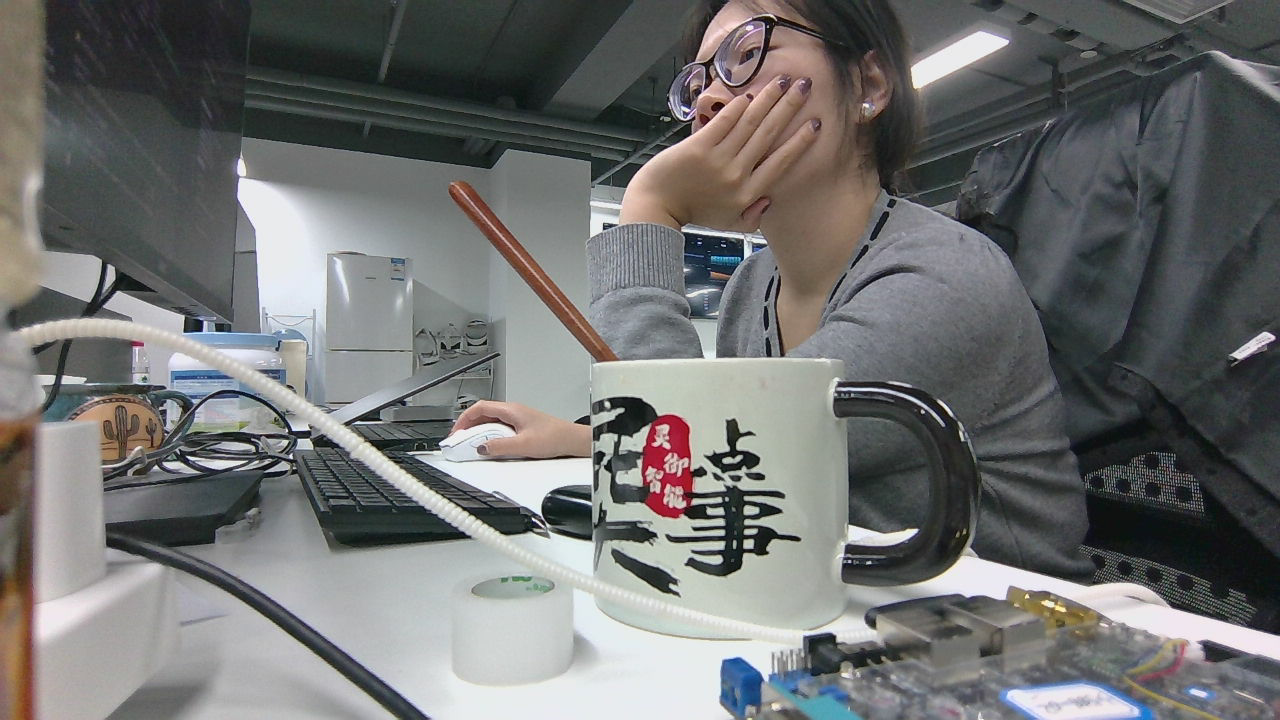
#> input picture captured_images/capture_0001_20251121_172804_802.png, 1280 x 720 px
$ python undistort_demo.py --image ../captured_images/capture_0001_20251121_172804_802.png
#> lines starting #> are read from the running program, lines starting #| are printed output that depends on the picture; after the words box and inside, x2 and y2 are one past the last pixel; in counts of white or black regions, pixels touching at a corner belong together
### src/utils.py
import cv2
import numpy as np


# 统一的 blob 检测参数集中配置，所有检测流程共享
# 这些参数已经过优化，适应不同光照和透视条件
BLOB_DETECTOR_PARAMS = {
    "minArea": 200,           # 降低最小面积，适应透视畸变下的小圆点
    "maxArea": 3000,        # 增大最大面积，适应透视畸变下的大圆点（之前60太小了！）
    "minCircularity": 0.4,  # 进一步降低圆度要求，适应椭圆变形
    "maxCircularity": 1.0,
    "minInertiaRatio": 0.4, # 进一步降低惯性比，适应严重变形
    "filterByConvexity": False,
    "minThreshold": 1,       # 降低起始阈值，提高检测敏感度
    "maxThreshold": 250,     # 提高最大阈值，适应不同光照
    "thresholdStep": 5,      # 减小步长，提高检测精度
}

# [227 lines left out: functions build_blob_detector, draw_axes, rvec_to_euler_xyz, rvec_to_camera_tilt, normalize_angles, rvec_to_euler_zyx and 1 more, not called in this run]

def load_camera_intrinsics(yaml_path: str = 'config/camera_info.yaml'):
    """
    从 YAML 文件加载相机内参和畸变系数。

    参数:
        yaml_path: YAML 文件路径（相对于项目根目录或绝对路径）

    返回:
        K: 内参矩阵 (3x3 numpy array)
        dist: 畸变系数 (1D numpy array)
        image_size: (width, height) 元组，如果 YAML 中有记录

    如果文件不存在或读取失败，返回 None, None, None
    """
    import yaml
    import os

    # 如果路径不是绝对路径，尝试从项目根目录查找
    if not os.path.isabs(yaml_path):
        # 尝试多个可能的路径
        possible_paths = [
            yaml_path,  # 当前目录
            os.path.join(os.path.dirname(os.path.dirname(__file__)), yaml_path),  # 项目根目录
        ]
        for path in possible_paths:
            if os.path.exists(path):
                yaml_path = path
                break
        else:
            print(f"[WARN] 未找到相机内参文件: {yaml_path}")
            return None, None, None

    try:
        with open(yaml_path, 'r') as f:
            data = yaml.safe_load(f)

        # 提取内参矩阵
        if 'camera_matrix' not in data:
            print(f"[ERROR] YAML 文件中缺少 'camera_matrix' 字段")
            return None, None, None

        cam_matrix = data['camera_matrix']
        if 'data' in cam_matrix:
            K_data = cam_matrix['data']
            if len(K_data) == 9:
                K = np.array(K_data, dtype=np.float64).reshape(3, 3)
            else:
                print(f"[ERROR] 内参矩阵数据长度错误: 期望9，实际{len(K_data)}")
                return None, None, None
        else:
            print(f"[ERROR] YAML 文件中 'camera_matrix' 缺少 'data' 字段")
            return None, None, None

        # 提取畸变系数
        if 'distortion_coefficients' not in data:
            print(f"[WARN] YAML 文件中缺少 'distortion_coefficients' 字段，使用零畸变")
            dist = np.zeros(5, dtype=np.float64)
        else:
            dist_coeffs = data['distortion_coefficients']
            if 'data' in dist_coeffs:
                dist = np.array(dist_coeffs['data'], dtype=np.float64)
                # 确保至少有 5 个系数（OpenCV 标准）
                if len(dist) < 5:
                    dist = np.pad(dist, (0, 5 - len(dist)), mode='constant')
                elif len(dist) > 5:
                    dist = dist[:5]  # 只取前5个
            else:
                print(f"[WARN] YAML 文件中 'distortion_coefficients' 缺少 'data' 字段，使用零畸变")
                dist = np.zeros(5, dtype=np.float64)

        # 提取图像尺寸（可选）
        image_size = None
        if 'image_width' in data and 'image_height' in data:
            image_size = (int(data['image_width']), int(data['image_height']))

        print(f"[INFO] 成功加载相机内参: {yaml_path}")
        print(f"  内参矩阵 K:\n{K}")
        print(f"  畸变系数 D: {dist}")
        if image_size:
            print(f"  图像尺寸: {image_size[0]} x {image_size[1]}")

        return K, dist, image_size

    except FileNotFoundError:
        print(f"[WARN] 相机内参文件不存在: {yaml_path}")
        return None, None, None
    except yaml.YAMLError as e:
        print(f"[ERROR] 解析 YAML 文件失败: {e}")
        return None, None, None
    except Exception as e:
        print(f"[ERROR] 加载相机内参失败: {e}")
        return None, None, None


def default_intrinsics(h, w, f_scale=1.0):
    """
    没有相机内参时的近似（只用于判断是否歪斜）：
    f ≈ max(w,h)*f_scale, cx=w/2, cy=h/2, dist=0

    注意：如果存在 camera_info.yaml 文件，应该优先使用 load_camera_intrinsics() 加载真实内参。
    """
    f = max(w, h) * f_scale
    K = np.array([[f, 0, w/2.0],
                  [0, f, h/2.0],
                  [0, 0, 1.0]], dtype=np.float64)
    dist = np.zeros(5)  # 假设无畸变
    return K, dist


def scale_camera_intrinsics(K, dist, old_size, new_size):
    """
    根据图像尺寸变化缩放相机内参。

    参数:
        K: 原始内参矩阵 (3x3)
        dist: 畸变系数（通常不需要缩放）
        old_size: (width, height) 原始图像尺寸
        new_size: (width, height) 新图像尺寸

    返回:
        K_scaled: 缩放后的内参矩阵
        dist: 畸变系数（不变）

    说明:
        内参矩阵中的 fx, fy, cx, cy 需要按比例缩放：
        - fx_new = fx_old * (w_new / w_old)
        - fy_new = fy_old * (h_new / h_old)
        - cx_new = cx_old * (w_new / w_old)
        - cy_new = cy_old * (h_new / h_old)
    """
    old_w, old_h = old_size
    new_w, new_h = new_size

    # 计算缩放比例
    scale_x = new_w / old_w
    scale_y = new_h / old_h

    # 缩放内参矩阵
    K_scaled = K.copy()
    K_scaled[0, 0] *= scale_x  # fx
    K_scaled[1, 1] *= scale_y  # fy
    K_scaled[0, 2] *= scale_x  # cx
    K_scaled[1, 2] *= scale_y  # cy

    return K_scaled, dist


# [36 lines left out: function get_camera_intrinsics, not called in this run]

### src/undistort_demo.py
#!/usr/bin/env python3
"""
畸变矫正演示工具

功能：
1. 使用真实内参进行畸变矫正
2. 使用默认内参进行畸变矫正（对比）
3. 可视化矫正前后的效果，观察直线是否变直
"""

import cv2
import numpy as np
import argparse
import os
import sys

# 添加项目根目录到路径
script_dir = os.path.dirname(os.path.abspath(__file__))
project_root = os.path.dirname(script_dir)
if project_root not in sys.path:
    sys.path.insert(0, project_root)

from src.utils import load_camera_intrinsics, default_intrinsics, get_camera_intrinsics


def draw_grid_lines(img, color=(0, 255, 0), thickness=2, spacing=50):
    """在图像上绘制网格线，用于观察畸变矫正效果"""
    h, w = img.shape[:2]
    vis = img.copy()

    # 绘制垂直线
    for x in range(0, w, spacing):
        cv2.line(vis, (x, 0), (x, h), color, thickness)

    # 绘制水平线
    for y in range(0, h, spacing):
        cv2.line(vis, (0, y), (w, y), color, thickness)

    return vis


def undistort_and_compare(img_path, camera_yaml_path=None, save_dir="outputs"):
    """
    对图像进行畸变矫正并对比效果

    参数:
        img_path: 输入图像路径
        camera_yaml_path: 相机内参 YAML 文件路径（可选）
        save_dir: 保存目录
    """
#> called with camera_yaml_path = 'config/camera_info.yaml', save_dir = 'outputs'
    # 读取图像
    img = cv2.imread(img_path)
#> img is the input picture: shape (720, 1280, 3); mean B, G, R 112, 112.5, 111.8
    if img is None:
        raise FileNotFoundError(f"无法读取图像: {img_path}")

    h, w = img.shape[:2]
#> h = 720; w = 1280
    print(f"图像尺寸: {w} x {h}")
#| 图像尺寸: 1280 x 720

    # 1. 使用真实内参（如果可用）
    K_real, dist_real, image_size = load_camera_intrinsics(camera_yaml_path or 'config/camera_info.yaml')

    if K_real is not None and dist_real is not None:
        print("\n" + "="*60)
        print("使用真实内参进行畸变矫正")
        print("="*60)
        print(f"内参矩阵 K:\n{K_real}")
        print(f"畸变系数 D: {dist_real}")

        # 如果图像尺寸不匹配，缩放内参
        if image_size and (image_size[0] != w or image_size[1] != h):
            from src.utils import scale_camera_intrinsics
            print(f"\n[INFO] 图像尺寸不匹配，缩放内参...")
            K_real, dist_real = scale_camera_intrinsics(K_real, dist_real, image_size, (w, h))
            print(f"缩放后的内参矩阵 K:\n{K_real}")
#| 缩放后的内参矩阵 K:
#| [[1.04223983e+03 0.00000000e+00 9.74356206e+02]
#|  [0.00000000e+00 1.03519244e+03 5.38415955e+02]
#|  [0.00000000e+00 0.00000000e+00 1.00000000e+00]]

        # 畸变矫正
        undistorted_real = cv2.undistort(img, K_real, dist_real)

        # 绘制网格线用于观察
        img_with_grid = draw_grid_lines(img)
#> after the loop in draw_grid_lines, `for x in range(0, w, spacing):`:
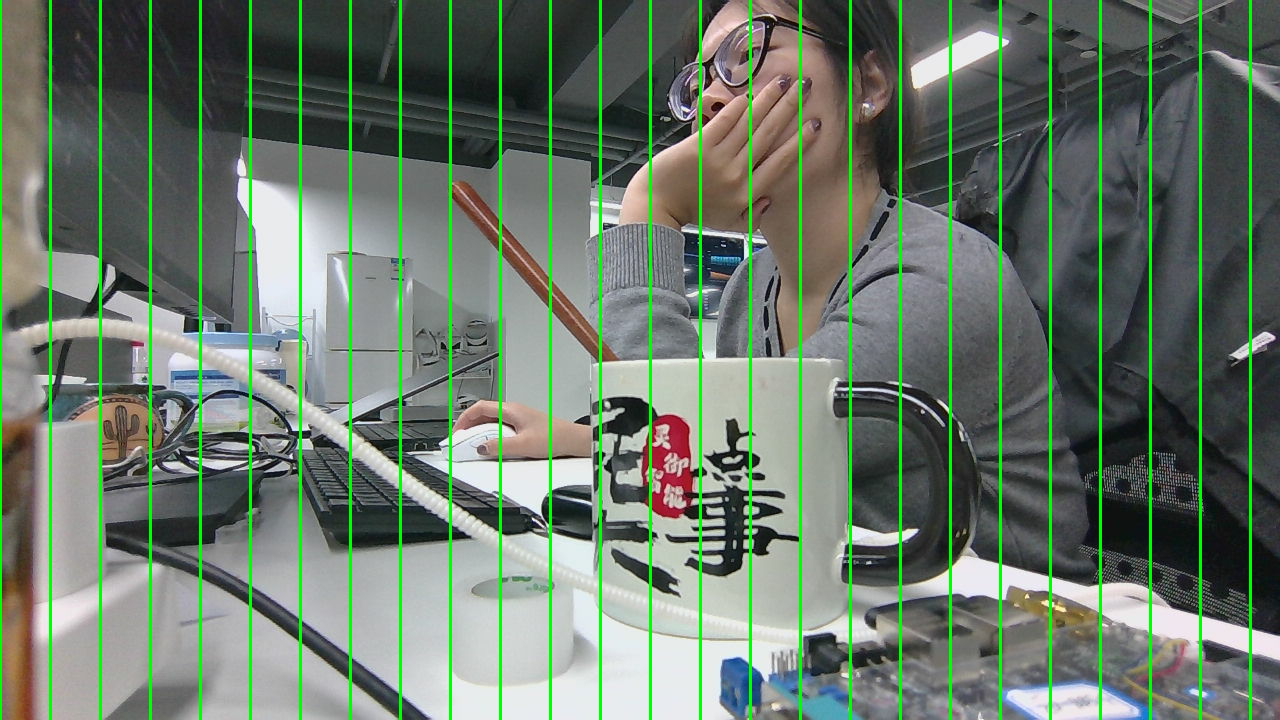
#> vis: shape (720, 1280, 3); 6.02% of pixels changed, all inside (x1, y1, x2, y2) = (0, 0, 1252, 720)
#> after the loop in draw_grid_lines, `for y in range(0, h, spacing):`:
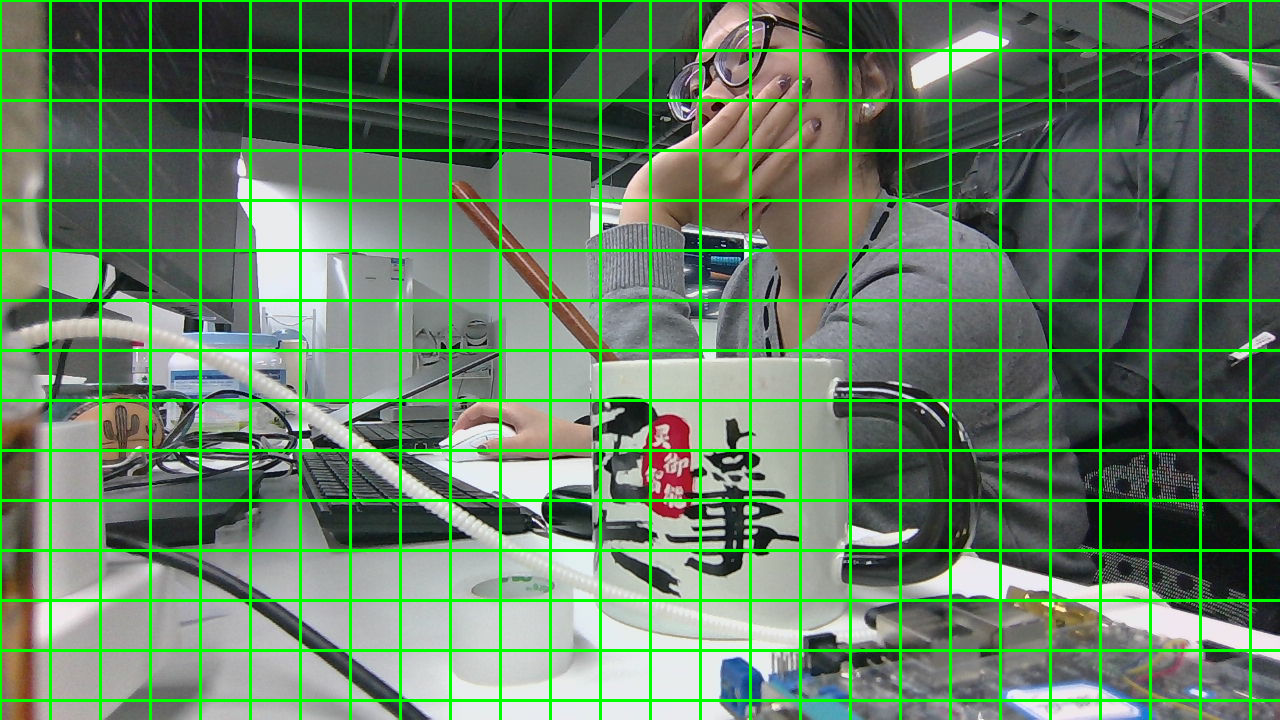
#> vis: shape (720, 1280, 3); 5.74% of pixels changed, all inside (x1, y1, x2, y2) = (2, 0, 1280, 702)
        undistorted_real_with_grid = draw_grid_lines(undistorted_real)
#> call 2 of draw_grid_lines, with color = (0, 255, 0), thickness = 2, spacing = 50
#> after the loop in draw_grid_lines (call 2), `for x in range(0, w, spacing):`:
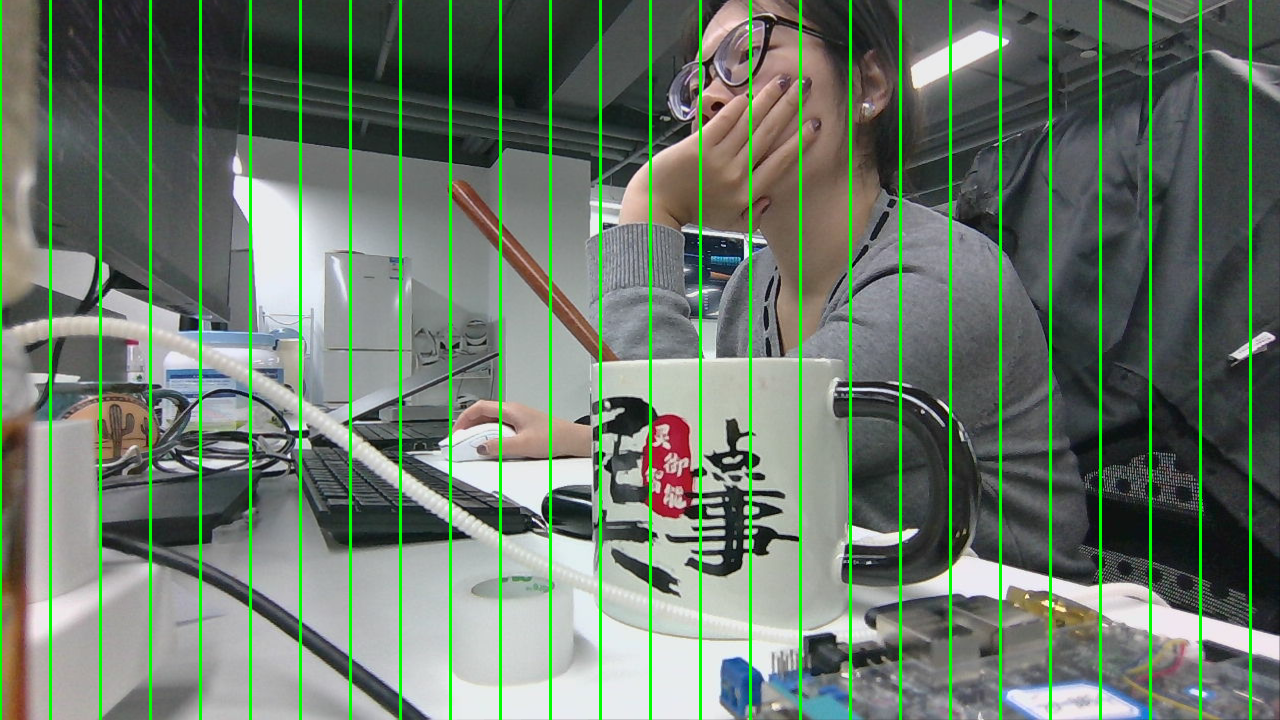
#> vis: shape (720, 1280, 3); mean B, G, R 105.4, 121.2, 105.1
#> after the loop in draw_grid_lines (call 2), `for y in range(0, h, spacing):`:
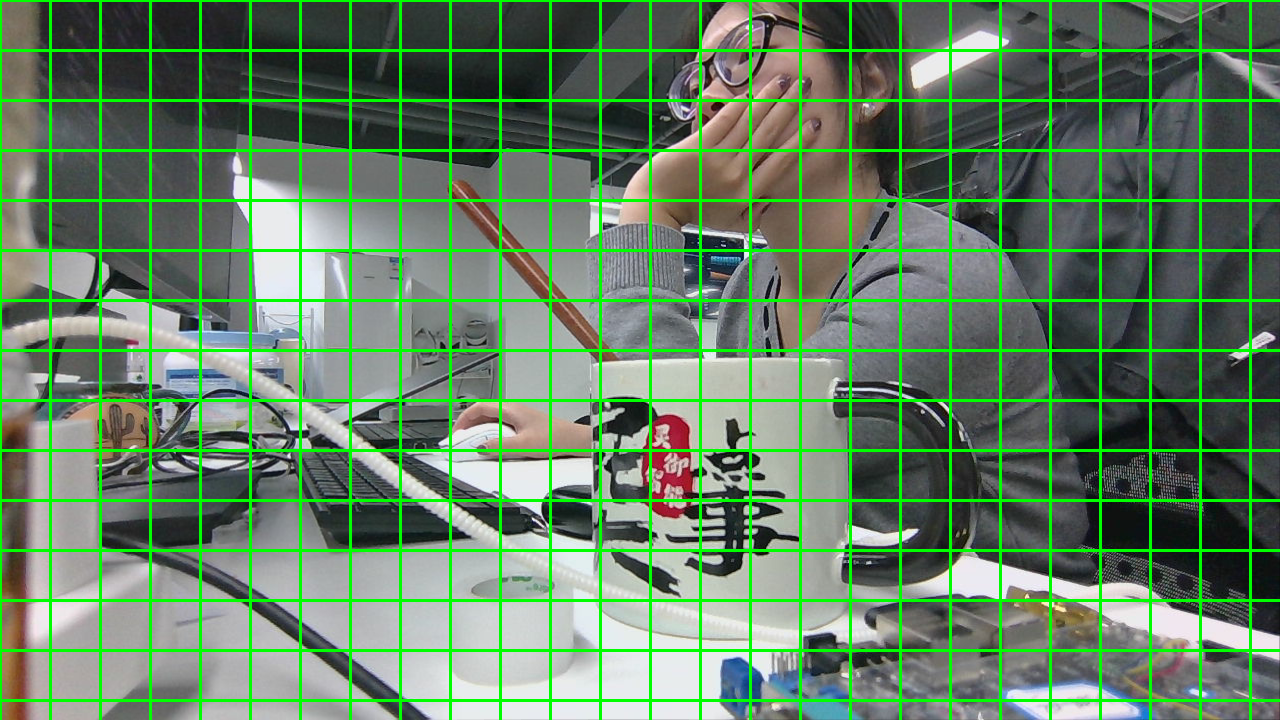
#> vis: shape (720, 1280, 3); 5.74% of pixels changed, all inside (x1, y1, x2, y2) = (2, 0, 1280, 702)

        # 保存结果
        os.makedirs(save_dir, exist_ok=True)
        base_name = os.path.splitext(os.path.basename(img_path))[0]

        cv2.imwrite(f"{save_dir}/{base_name}_original_with_grid.png", img_with_grid)
        cv2.imwrite(f"{save_dir}/{base_name}_undistorted_real_with_grid.png", undistorted_real_with_grid)
        cv2.imwrite(f"{save_dir}/{base_name}_undistorted_real.png", undistorted_real)

        print(f"\n✅ 已保存:")
        print(f"  - {save_dir}/{base_name}_original_with_grid.png (原始图像+网格)")
        print(f"  - {save_dir}/{base_name}_undistorted_real_with_grid.png (真实内参矫正+网格)")
        print(f"  - {save_dir}/{base_name}_undistorted_real.png (真实内参矫正)")
    else:
        print("\n[WARN] 无法加载真实内参，跳过真实内参矫正")
        K_real = None
        dist_real = None
        undistorted_real = None

    # 2. 使用默认内参（对比）
    print("\n" + "="*60)
    print("使用默认内参进行畸变矫正（对比）")
    print("="*60)
    K_default, dist_default = default_intrinsics(h, w, f_scale=1.0)
#> dist_default = [0, 0, 0, 0, 0]
    print(f"默认内参矩阵 K:\n{K_default}")
#| 默认内参矩阵 K:
#| [[1.28e+03 0.00e+00 6.40e+02]
#|  [0.00e+00 1.28e+03 3.60e+02]
#|  [0.00e+00 0.00e+00 1.00e+00]]
    print(f"默认畸变系数 D: {dist_default}")
#| 默认畸变系数 D: [0. 0. 0. 0. 0.]
    print("\n[注意] 默认内参假设无畸变（dist=0），所以矫正后图像不变")

    # 使用默认内参进行"矫正"（实际上不会改变，因为 dist=0）
    undistorted_default = cv2.undistort(img, K_default, dist_default)

    # 绘制网格线
    undistorted_default_with_grid = draw_grid_lines(undistorted_default)

    # 保存结果
    if K_real is not None:
        base_name = os.path.splitext(os.path.basename(img_path))[0]
        cv2.imwrite(f"{save_dir}/{base_name}_undistorted_default_with_grid.png", undistorted_default_with_grid)
        print(f"\n✅ 已保存:")
        print(f"  - {save_dir}/{base_name}_undistorted_default_with_grid.png (默认内参矫正+网格)")

    # 3. 创建对比图
    if K_real is not None:
        print("\n" + "="*60)
        print("创建对比图")
        print("="*60)

        # 水平拼接：原始 | 真实内参矫正
        comparison = np.hstack([img_with_grid, undistorted_real_with_grid])
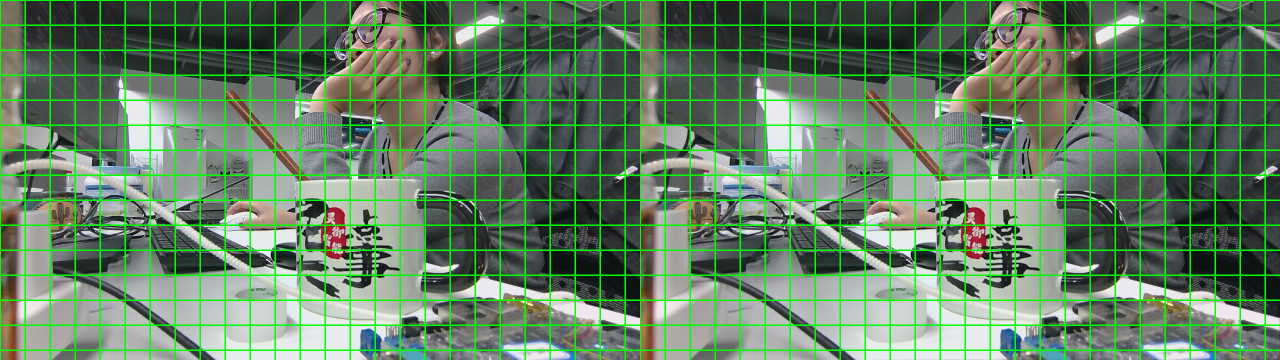
#> comparison: shape (720, 2560, 3) (shown at 1/2 size); mean B, G, R 98.9, 129.4, 98.7

        base_name = os.path.splitext(os.path.basename(img_path))[0]
        cv2.imwrite(f"{save_dir}/{base_name}_comparison.png", comparison)
        print(f"✅ 已保存对比图: {save_dir}/{base_name}_comparison.png")
        print("   左侧: 原始图像（有畸变）")
        print("   右侧: 真实内参矫正后（无畸变）")
        print("\n💡 观察要点:")
        print("   - 原始图像中的直线（网格线）应该是弯曲的（桶形或枕形畸变）")
        print("   - 矫正后的图像中，直线应该变直")
        print("   - 如果矫正后直线仍然弯曲，说明内参不准确")


# [107 lines left out: functions explain_intrinsics, explain_projection_matrix, not called in this run]


def main():
    parser = argparse.ArgumentParser(description="畸变矫正演示工具")
    parser.add_argument("--image", help="输入图像路径")
    parser.add_argument("--camera-yaml", type=str, default="config/camera_info.yaml",
                       help="相机内参 YAML 文件路径")
    parser.add_argument("--save-dir", type=str, default="outputs",
                       help="保存目录")
    parser.add_argument("--explain", action="store_true",
                       help="显示内参和投影矩阵的详细说明")
    args = parser.parse_args()

    if args.explain:
        explain_intrinsics()
        explain_projection_matrix()
        print("\n" + "="*60)

    if args.image:
        undistort_and_compare(args.image, args.camera_yaml, args.save_dir)
    elif not args.explain:
        parser.print_help()
        print("\n提示: 使用 --explain 查看详细说明，或使用 --image 处理图像")


if __name__ == "__main__":
    main()
